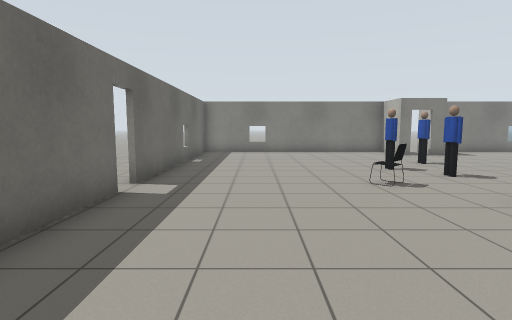
View 1 (above)

12 first-person views from a walk through a Gazebo world. The camera is 1.2 m above the floor, tilts 6° down and sees 80° across. The floor is counted in squares, 1 m on a side. Each view is taken from the middle of a square. On the plan, view 1 faces up. The plan holds only what a view shows up to about 13 squares ahead; the rest is blank. Some stock models are drawn as simple stand-ins. Some surface patterns are stand-ins.

View 2
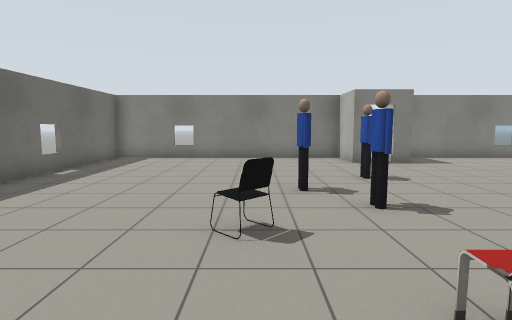

View 3
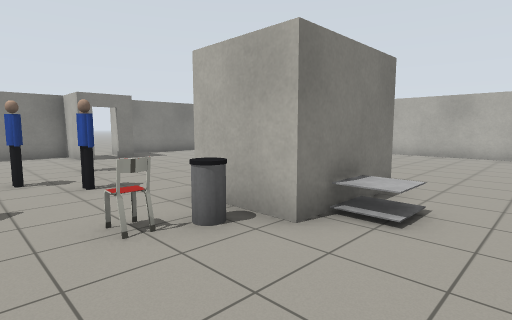

View 4
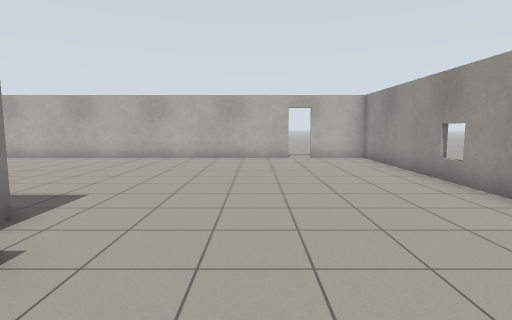

View 5
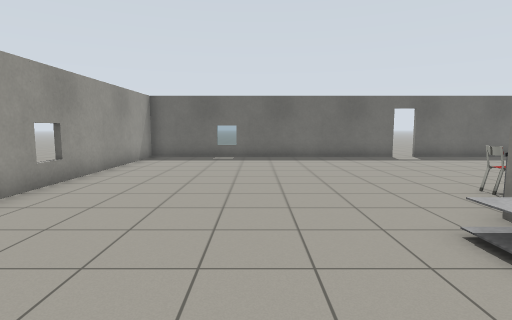

View 6
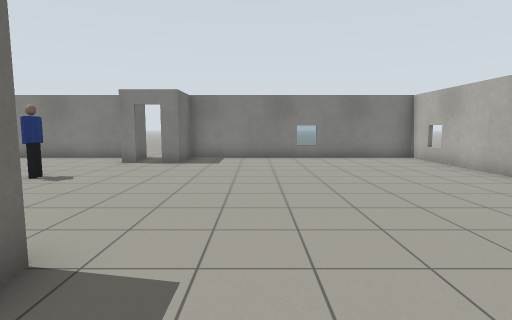

View 7
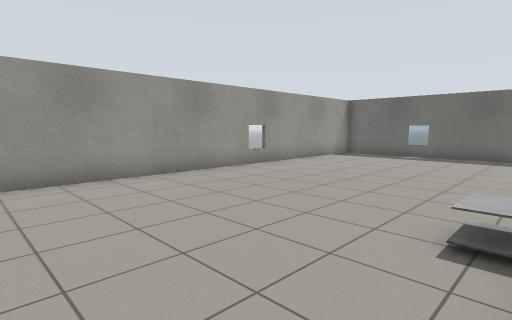

View 8
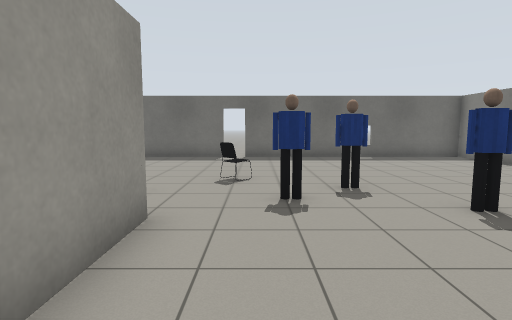

View 9
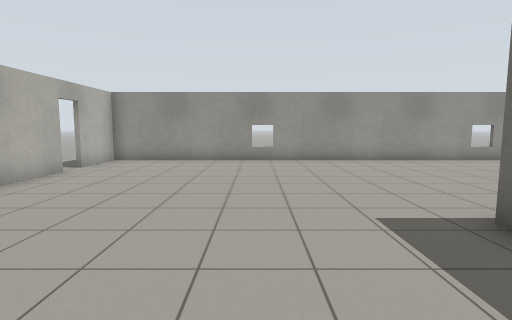

View 10
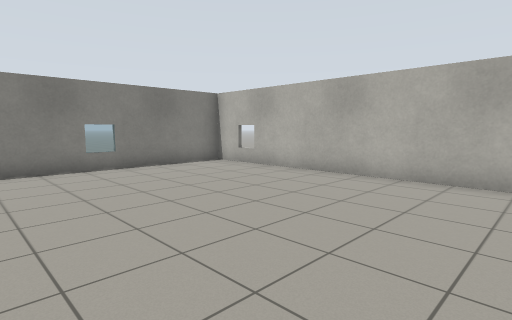

View 11
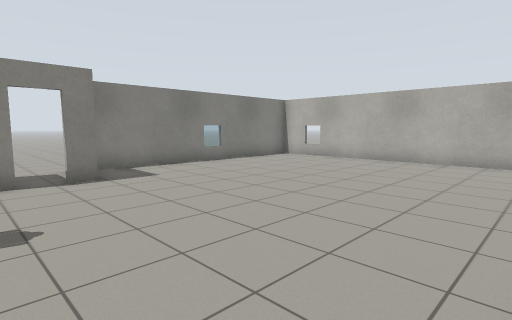

View 12
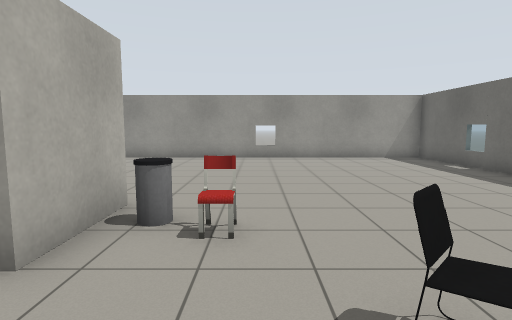

### Floor plan
Points are (right, up) in squares from view 1. A wall is a line through its corners. A room is listed if a view was taken in it or the views show most of it. See-through windows are left out.
Room 1 (views 1, 2, 3, 4, 5, 6, 7, 8, 9, 10, 11, 12)
walls: (9.1, 3.3) (6, 3.3) (6, 5.6) (8.4, 5.6); (6.9, 13.5) (6.4, 13.5) (6.4, 15.4) (-2.6, 15.4) (-2.6, 6.5); (-2.6, 5.7) (-2.6, -4.3) (17.3, -4.3) (17.3, -2.1); (17.3, -1.4) (17.3, 15.4) (8.4, 15.4) (8.4, 13.5) (7.6, 13.5)
ways out: open door at (-3, 6); open door at (7, 14); open door at (17, -1.5)
objects: chair (3, 6) to (3, 7); chair (4, 5); person (4, 9); bin (5, 4); person (5, 8); person (6, 10); coffee table (7, 3)

Positions as (right, up) in squares from view 1, and headings:
1: (0, 0), facing up
2: (3, 3), facing up
3: (3, 1), facing up-right
4: (5, 0), facing right
5: (10, 0), facing left
6: (11, 3), facing up
7: (11, 3), facing down-left
8: (10, 7), facing left
9: (12, 7), facing down
10: (10, 6), facing up-right
11: (6, 6), facing up-right
12: (4, 8), facing down
